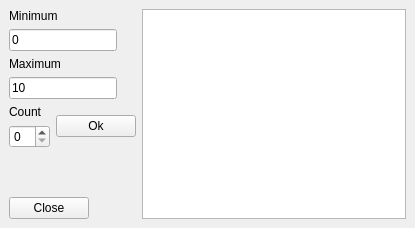
<?xml version="1.0" encoding="UTF-8"?>
<ui version="4.0">
 <class>MainWindow</class>
 <widget class="QMainWindow" name="MainWindow">
  <property name="geometry">
   <rect>
    <x>0</x>
    <y>0</y>
    <width>415</width>
    <height>228</height>
   </rect>
  </property>
  <property name="windowTitle">
   <string>MainWindow</string>
  </property>
  <widget class="QWidget" name="centralwidget">
   <layout class="QHBoxLayout" name="horizontalLayout_2">
    <item>
     <layout class="QVBoxLayout" name="verticalLayout_2">
      <item>
       <widget class="QLabel" name="labelMin">
        <property name="text">
         <string>Minimum</string>
        </property>
       </widget>
      </item>
      <item>
       <widget class="QLineEdit" name="lineEditMin">
        <property name="sizePolicy">
         <sizepolicy hsizetype="Fixed" vsizetype="Fixed">
          <horstretch>0</horstretch>
          <verstretch>0</verstretch>
         </sizepolicy>
        </property>
        <property name="text">
         <string>0</string>
        </property>
       </widget>
      </item>
      <item>
       <widget class="QLabel" name="labelMax">
        <property name="text">
         <string>Maximum</string>
        </property>
       </widget>
      </item>
      <item>
       <widget class="QLineEdit" name="lineEditMax">
        <property name="sizePolicy">
         <sizepolicy hsizetype="Fixed" vsizetype="Fixed">
          <horstretch>0</horstretch>
          <verstretch>0</verstretch>
         </sizepolicy>
        </property>
        <property name="text">
         <string>10</string>
        </property>
       </widget>
      </item>
      <item>
       <layout class="QHBoxLayout" name="horizontalLayout">
        <item>
         <layout class="QVBoxLayout" name="verticalLayout">
          <item>
           <widget class="QLabel" name="labelCount">
            <property name="text">
             <string>Count</string>
            </property>
           </widget>
          </item>
          <item>
           <widget class="QSpinBox" name="spinBox">
            <property name="sizePolicy">
             <sizepolicy hsizetype="Fixed" vsizetype="Fixed">
              <horstretch>0</horstretch>
              <verstretch>0</verstretch>
             </sizepolicy>
            </property>
           </widget>
          </item>
         </layout>
        </item>
        <item>
         <widget class="QPushButton" name="pushButtonOk">
          <property name="sizePolicy">
           <sizepolicy hsizetype="Fixed" vsizetype="Fixed">
            <horstretch>0</horstretch>
            <verstretch>0</verstretch>
           </sizepolicy>
          </property>
          <property name="text">
           <string>Ok</string>
          </property>
         </widget>
        </item>
       </layout>
      </item>
      <item>
       <spacer name="verticalSpacer">
        <property name="orientation">
         <enum>Qt::Vertical</enum>
        </property>
        <property name="sizeHint" stdset="0">
         <size>
          <width>20</width>
          <height>40</height>
         </size>
        </property>
       </spacer>
      </item>
      <item>
       <widget class="QPushButton" name="pushButtonClose">
        <property name="sizePolicy">
         <sizepolicy hsizetype="Fixed" vsizetype="Fixed">
          <horstretch>0</horstretch>
          <verstretch>0</verstretch>
         </sizepolicy>
        </property>
        <property name="text">
         <string>Close</string>
        </property>
       </widget>
      </item>
     </layout>
    </item>
    <item>
     <widget class="QPlainTextEdit" name="plainTextEdit">
      <property name="readOnly">
       <bool>true</bool>
      </property>
     </widget>
    </item>
   </layout>
  </widget>
 </widget>
 <tabstops>
  <tabstop>lineEditMin</tabstop>
  <tabstop>lineEditMax</tabstop>
  <tabstop>spinBox</tabstop>
  <tabstop>pushButtonOk</tabstop>
  <tabstop>pushButtonClose</tabstop>
  <tabstop>plainTextEdit</tabstop>
 </tabstops>
 <resources/>
 <connections>
  <connection>
   <sender>pushButtonClose</sender>
   <signal>clicked()</signal>
   <receiver>MainWindow</receiver>
   <slot>close()</slot>
   <hints>
    <hint type="sourcelabel">
     <x>72</x>
     <y>205</y>
    </hint>
    <hint type="destinationlabel">
     <x>105</x>
     <y>182</y>
    </hint>
   </hints>
  </connection>
  <connection>
   <sender>pushButtonOk</sender>
   <signal>clicked()</signal>
   <receiver>MainWindow</receiver>
   <slot>generate()</slot>
   <hints>
    <hint type="sourcelabel">
     <x>91</x>
     <y>128</y>
    </hint>
    <hint type="destinationlabel">
     <x>58</x>
     <y>161</y>
    </hint>
   </hints>
  </connection>
 </connections>
 <slots>
  <slot>generate()</slot>
 </slots>
</ui>
